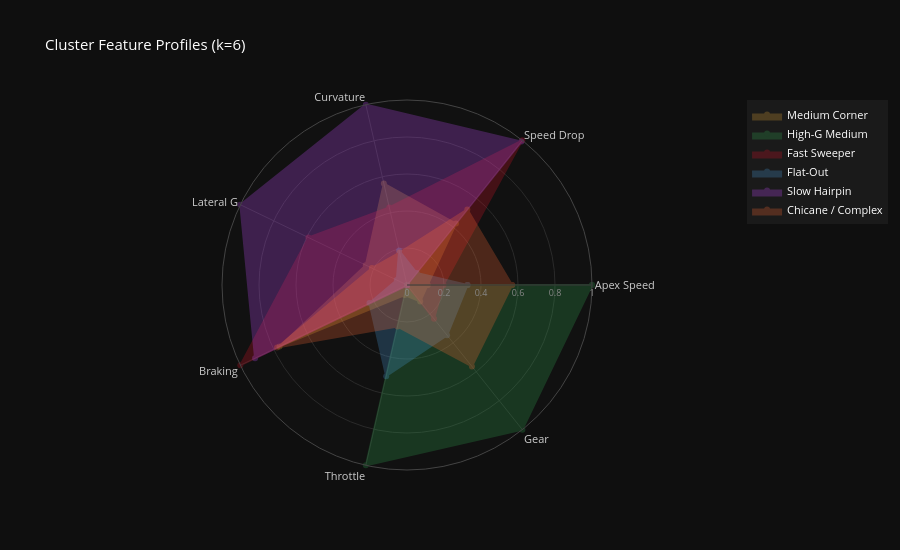

The cell this chart's notebook holds for it:
### Markdown cell above
## Section 7 -- Cluster Feature Radar Charts

Normalized mean feature values per cluster -- the fingerprint of each corner type.

### Code cell
# Normalize cluster means to 0-1 for the radar
cluster_means = df_clean.groupby('cluster')[FEATURE_COLS].mean()
feat_min = cluster_means.min()
feat_max = cluster_means.max()
cluster_means_norm = (cluster_means - feat_min) / (feat_max - feat_min + 1e-9)

RADAR_LABELS = [
    'Apex Speed', 'Speed Drop', 'Curvature',
    'Lateral G', 'Braking', 'Throttle', 'Gear',
]

fig = go.Figure()

for cid in sorted(df_clean['cluster'].unique()):
    label  = cluster_to_label.get(cid, f'Cluster {cid}')
    color  = CLUSTER_COLORS[cid % len(CLUSTER_COLORS)]
    values = cluster_means_norm.loc[cid].tolist()
    values_closed = values + [values[0]]      # close the polygon
    cats_closed   = RADAR_LABELS + [RADAR_LABELS[0]]

    fig.add_trace(go.Scatterpolar(
        r=values_closed,
        theta=cats_closed,
        mode='lines+markers',
        name=label,
        line=dict(color=color, width=2),
        marker=dict(color=color, size=6),
        fill='toself',
        fillcolor=color,
        opacity=0.25,
    ))

fig.update_layout(
    title=dict(
        text=f'Cluster Feature Profiles (k={K})',
        font=dict(size=15, color='white'),
    ),
    paper_bgcolor='#0f0f0f',
    polar=dict(
        bgcolor='#111111',
        radialaxis=dict(
            visible=True,
            range=[0, 1],
            tickfont=dict(color='#888', size=9),
            gridcolor='#2a2a2a',
            linecolor='#333',
        ),
        angularaxis=dict(
            tickfont=dict(color='#ccc', size=11),
            gridcolor='#2a2a2a',
            linecolor='#444',
        ),
    ),
    legend=dict(
        font=dict(color='white', size=11),
        bgcolor='#1a1a1a',
        bordercolor='#444',
    ),
    height=550,
)

fig.show()
fig.write_html('Visualizations/cluster_radar.html')
print('Saved -> Visualizations/cluster_radar.html')

### Figure 1 — Plotly figure (JSON) as saved in the notebook; plotly's stock layout.template omitted (floating-point values rounded to 4 significant figures)
{"data": [{"fill": "toself", "fillcolor": "#e8a838", "line": {"color": "#e8a838", "width": 2}, "marker": {"color": "#e8a838", "size": 6}, "mode": "lines+markers", "name": "Medium Corner", "opacity": 0.25, "r": [0.1112, 0.4246, 0.5626, 0.2473, 0.7649, 0.05558, 0.1144, 0.1112], "theta": ["Apex Speed", "Speed Drop", "Curvature", "Lateral G", "Braking", "Throttle", "Gear", "Apex Speed"], "type": "scatterpolar"}, {"fill": "toself", "fillcolor": "#32a852", "line": {"color": "#32a852", "width": 2}, "marker": {"color": "#32a852", "size": 6}, "mode": "lines+markers", "name": "High-G Medium", "opacity": 0.25, "r": [1.0, 0, 0, 0, 0, 1.0, 1.0, 1.0], "theta": ["Apex Speed", "Speed Drop", "Curvature", "Lateral G", "Braking", "Throttle", "Gear", "Apex Speed"], "type": "scatterpolar"}, {"fill": "toself", "fillcolor": "#db1226", "line": {"color": "#db1226", "width": 2}, "marker": {"color": "#db1226", "size": 6}, "mode": "lines+markers", "name": "Fast Sweeper", "opacity": 0.25, "r": [0.1969, 1.0, 0.4301, 0.5915, 1.0, 0, 0.234, 0.1969], "theta": ["Apex Speed", "Speed Drop", "Curvature", "Lateral G", "Braking", "Throttle", "Gear", "Apex Speed"], "type": "scatterpolar"}, {"fill": "toself", "fillcolor": "#4a9edd", "line": {"color": "#4a9edd", "width": 2}, "marker": {"color": "#4a9edd", "size": 6}, "mode": "lines+markers", "name": "Flat-Out", "opacity": 0.25, "r": [0.3269, 0.08358, 0.1911, 0.06108, 0.2251, 0.5058, 0.3475, 0.3269], "theta": ["Apex Speed", "Speed Drop", "Curvature", "Lateral G", "Braking", "Throttle", "Gear", "Apex Speed"], "type": "scatterpolar"}, {"fill": "toself", "fillcolor": "#c44dff", "line": {"color": "#c44dff", "width": 2}, "marker": {"color": "#c44dff", "size": 6}, "mode": "lines+markers", "name": "Slow Hairpin", "opacity": 0.25, "r": [0, 0.9921, 1.0, 1.0, 0.9115, 0.003145, 0, 0], "theta": ["Apex Speed", "Speed Drop", "Curvature", "Lateral G", "Braking", "Throttle", "Gear", "Apex Speed"], "type": "scatterpolar"}, {"fill": "toself", "fillcolor": "#ff6b35", "line": {"color": "#ff6b35", "width": 2}, "marker": {"color": "#ff6b35", "size": 6}, "mode": "lines+markers", "name": "Chicane / Complex", "opacity": 0.25, "r": [0.5682, 0.5228, 0.1802, 0.2103, 0.7798, 0.2305, 0.563, 0.5682], "theta": ["Apex Speed", "Speed Drop", "Curvature", "Lateral G", "Braking", "Throttle", "Gear", "Apex Speed"], "type": "scatterpolar"}], "layout": {"height": 550, "legend": {"bgcolor": "#1a1a1a", "bordercolor": "#444", "font": {"color": "white", "size": 11}}, "paper_bgcolor": "#0f0f0f", "polar": {"angularaxis": {"gridcolor": "#2a2a2a", "linecolor": "#444", "tickfont": {"color": "#ccc", "size": 11}}, "bgcolor": "#111111", "radialaxis": {"gridcolor": "#2a2a2a", "linecolor": "#333", "range": [0, 1], "tickfont": {"color": "#888", "size": 9}, "visible": true}}, "title": {"font": {"color": "white", "size": 15}, "text": "Cluster Feature Profiles (k=6)"}}}
